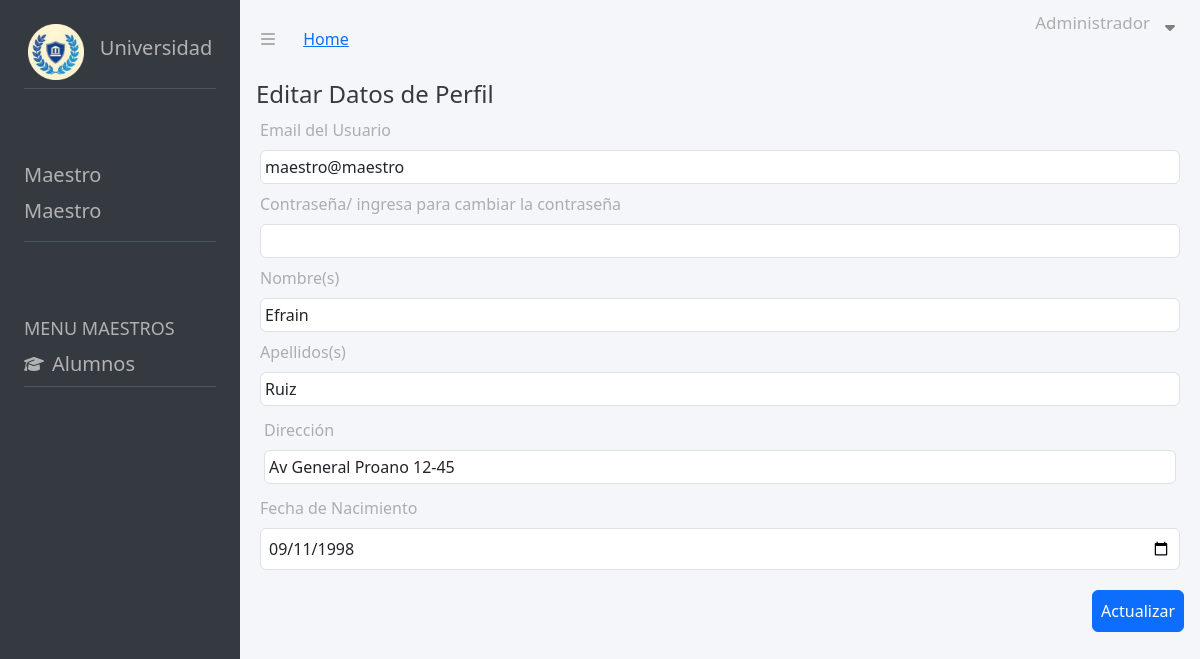
/views_Maestro/profile_maestro.php (signed in), run on the app's committed database.
### tables this page shows
CREATE TABLE IF NOT EXISTS `usuarios_datos` (
  `id_ud` int NOT NULL AUTO_INCREMENT,
  `DNI` varchar(20) DEFAULT NULL,
  `Nombre` varchar(100) DEFAULT NULL,
  `Apellido` varchar(100) DEFAULT NULL,
  `Correo` varchar(150) DEFAULT NULL,
  `Contra` varchar(250) DEFAULT NULL,
  `Direccion` varchar(200) DEFAULT NULL,
  `Fecha_Nacimiento` date DEFAULT NULL,
  `Estado` varchar(20) DEFAULT NULL,
  `rol_id` int DEFAULT NULL,
  `materia_id` int DEFAULT NULL,
  PRIMARY KEY (`id_ud`),
  KEY `rol_id` (`rol_id`),
  KEY `fk_materia` (`materia_id`)
);

### views_Maestro/profile_maestro.php (the view, shortened to what this page needs)
<!DOCTYPE html>
<html lang="es">
<head>
    <link rel="stylesheet" href="https://cdnjs.cloudflare.com/ajax/libs/font-awesome/6.4.0/css/all.min.css" />
    <link href="/dist/output.css" rel="stylesheet">
    <link rel="stylesheet" href="https://cdnjs.cloudflare.com/ajax/libs/twitter-bootstrap/5.3.0/css/bootstrap.min.css">
    <link rel="stylesheet" href="https://cdn.datatables.net/1.13.6/css/dataTables.bootstrap5.min.css">
    <link rel="stylesheet" href="/css/style.css">
</head>
<body>
    <main class="flex flex-col md:flex-row h-screen w-full ">
        <section class="flex flex-col w-full md:w-1/5 bg-[#353A40] text-[#B2B2B2]">
            <div class=" p-4 mb-4">
                <div class="flex justify-center items-center border-b border-gray-600 pb-2">
                    <img src="/img/circlelogo.png" alt="Logo" class="w-14 h-14 mr-4">
                    <h2 class="text-xl">Universidad</h2>
                </div>
            </div>
            <div class="p-4 mb-4">
                <div class="flex flex-col border-b border-gray-600 pb-2">
                    <h2 class="text-xl">Maestro</h2>
                    <h2 class="text-xl">Maestro</h2>
                </div>
            </div>
            <div class="p-4 mb-4 flex flex-col ">
                <h2 class="text-lg">MENU MAESTROS</h2>
                <div class="flex flex-row items-center border-b border-gray-600 pb-2 cursor-pointer hover:bg-gray-100">
                    <span class="cursor-pointer"><i class="fa-solid fa-graduation-cap mr-2"></i></span>
                    <form action="/views_Maestro/profile_maestro.php" method="post">
                        <button class="text-xl">Alumnos</button>
                    </form>
                </div>
            </div>
        </section>
        <section class="w-full md:w-4/5 h-auto bg-[#F5F6FA] text-[#ADADAD] ">
            <nav>
                <div id="isologotipo" class="">
                    <span class="pl-4 pr-4 mr-2 cursor-pointer"><i class="fa-solid fa-bars"></i></span>
                    <a href="/views_Maestro/maestro.php">Home</a>
                </div>
                <ul>
                    <div id="toggleContainer">
                        <p>Administrador</p>
                        <div id="toggleIcons">
                            <i class="fa-solid fa-sort-down"></i>
                        </div>
                    </div>
                </ul>
            </nav>
            <div class="pl-4  w-full h-auto flex ">
                <div class="pr-4flex-grow flex items-center">
                    <button class="text-[#353A40] text-2xl cursor-pointer">Editar Datos de Perfil</button>
                </div>
            </div>
            <div class="container">
                <div class="table-responsive">
                    <?php
                    require_once("../handle_db/connection.php");
                    $usuario_id = $_SESSION['usuario_id'];
                    if ($_SESSION['rol_id'] == 2) {
                        $query = "SELECT * FROM usuarios_datos WHERE id_ud = :usuario_id";
                        $stmt = $pdo->prepare($query);
                        $stmt->bindParam(':usuario_id', $usuario_id, PDO::PARAM_INT);
                        $stmt->execute();
                        if ($row = $stmt->fetch(PDO::FETCH_ASSOC)) {
                    ?>
                            <form method="post" action="../handle_db/maestro_profile_edit.php" class="p-1">
                                <div class="p-1">
                                    <label for="exampleInputEmail1" class="form-label">Email del Usuario</label>
                                    <input type="email" class="form-control p-1" name="Email" value="<?= $row["Correo"] ?>">
                                </div>
                                <div class="p-1">
                                    <label for="exampleInputEmail1" class="form-label">Contraseña/ ingresa para cambiar la contraseña</label>
                                    <input type="password" class="form-control p-1" name="Contra" value="">
                                </div>
                                <div class="p-1">
                                    <label for="exampleInputEmail1" class="form-label">Nombre(s)</label>
                                    <input type="text" class="form-control p-1" name="Nombre" value="<?= $row["Nombre"] ?>">
                                </div>
                                <div class="p-1">
                                    <label for="exampleInputEmail1" class="form-label">Apellidos(s)</label>
                                    <input type="text" class="form-control p-1" name="Apellido" value="<?= $row["Apellido"] ?>">
                                </div>
                                <div class="p-2">
                                    <label for="exampleInputEmail1" class="form-label">Dirección</label>
                                    <input type="text" class="form-control p-1" name="Direccion" value="<?= $row["Direccion"] ?>">
                                </div>
                                <div class="p-1">
                                    <label for="exampleInputEmail1" class="form-label">Fecha de Nacimiento</label>
                                    <input type="date" class="form-control p-2" name="Fecha_Nacimiento" value="<?= $row["Fecha_Nacimiento"] ?>">
                                </div>
                                <div class="flex justify-end pt-3">
                                    <button type="submit" class="btn btn-primary p-2">Actualizar</button>
                                </div>
                            </form>
                    <?php
                        } else {
                            echo "El usuario no fue encontrado.";
                        }
                    } else {
                        echo "No tienes permiso para acceder a esta página.";
                    }
                    ?>
                </div>
            </div>
        </section>
    </main>
</body>
</html>

### css/style.css (style rules this page uses)
nav { display: flex; justify-content: space-between; align-items: center; padding-left: 5px; padding-right: 5px; }
#toggleContainer { display: flex; align-items: center; padding: 10px; gap: 5px; }
#toggleContainer p { font-size: 17px; }
#toggleIcons { display: flex; justify-content: center; text-align: center; flex-direction: column; align-items: center; }
#toggleIcons i { color: gray; width: 30px; height: 30px; }

### data on the page
usuarios_datos: Email "maestro@maestro", Nombre "Efrain", Apellido "Ruiz", Direccion "Av General Proano 12-45", Fecha_Nacimiento "09/11/1998"
